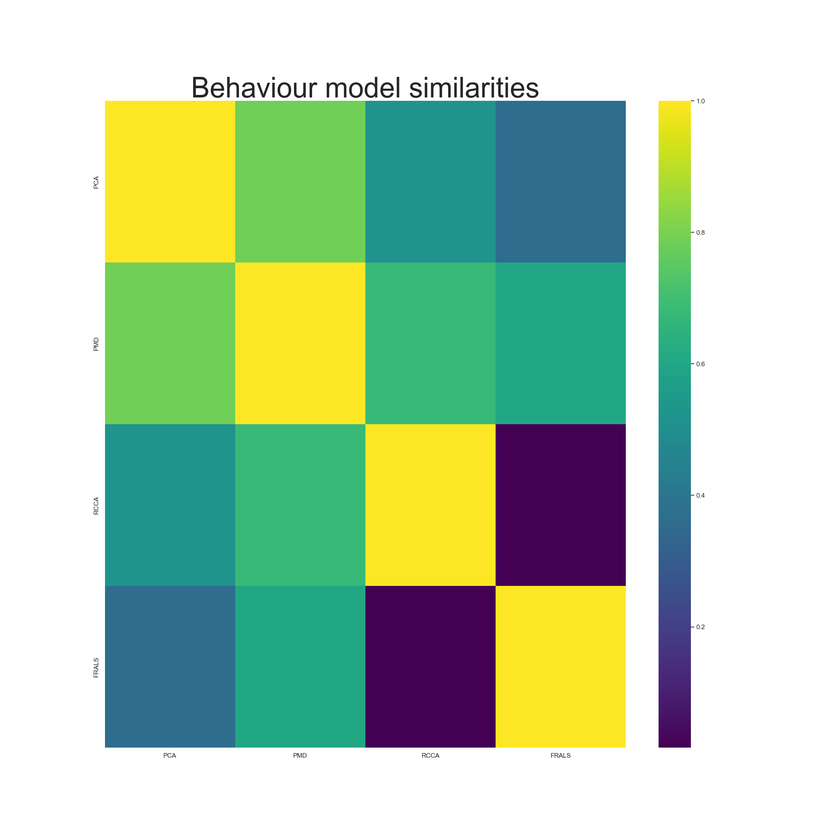
#> input picture experiments/hcp/results/behaviour_model_similarities.png, 840 x 840 px, shrunk from 2000 x 2000 before the run
$ python figure_construction.py
#> lines starting #> are read from the running program, lines starting #| are printed output that depends on the picture
from PIL import Image

models = ["pca", "pmd", "rcca", "flexals"]
behaviour_imgs = []
brain_imgs = []
sim_imgs = [
    Image.open(f"hcp/results/behaviour_model_similarities.png"),
    Image.open(f"hcp/results/brain_model_similarities.png"),
]
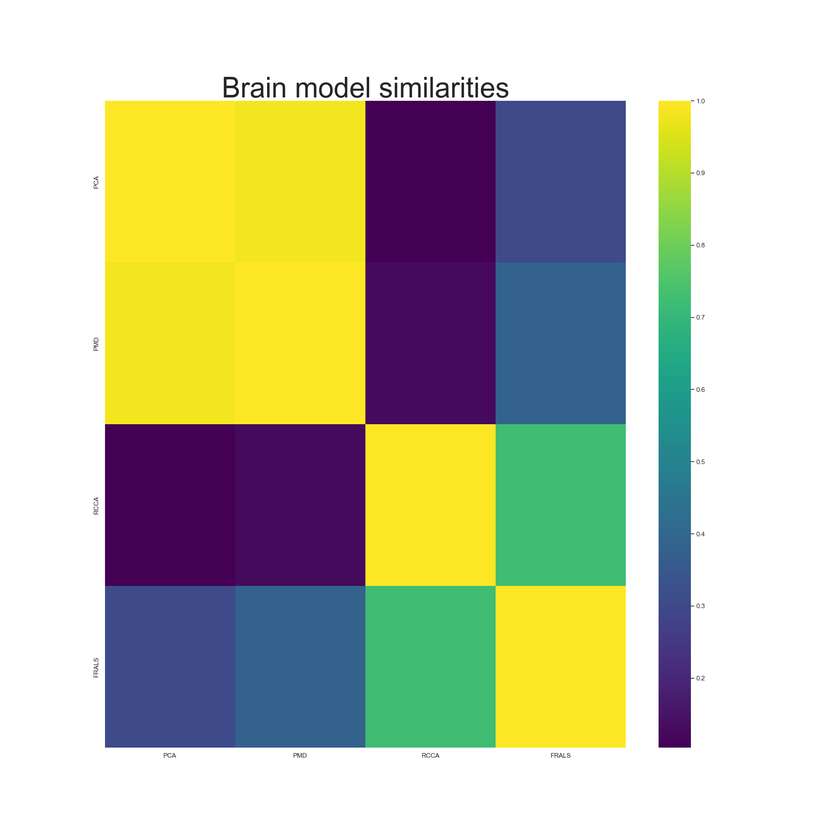
#> input picture experiments/hcp/results/brain_model_similarities.png, 840 x 840 px, shrunk from 2000 x 2000 before the run
for model in models:
    behaviour_imgs.append(
        Image.open(f"hcp/results/{model}_top_and_bottom_loadings.png")
    )
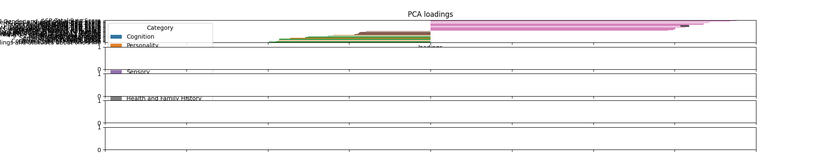
#> input picture experiments/hcp/results/pca_top_and_bottom_loadings.png, 840 x 168 px, shrunk from 2000 x 400 before the run
#> (the run stopped early here; a loop or call above may not have finished)
